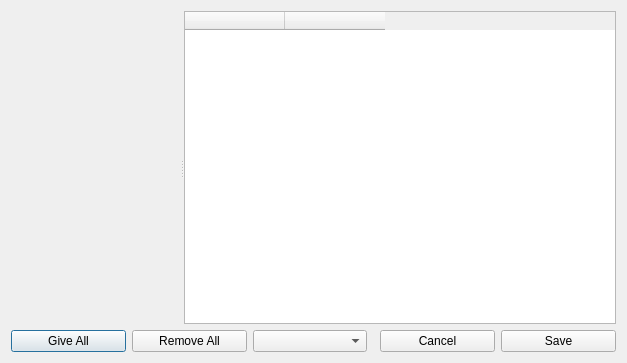
<?xml version="1.0" encoding="UTF-8"?>
<ui version="4.0">
 <class>RibbonEditor</class>
 <widget class="QDialog" name="RibbonEditor">
  <property name="windowTitle">
   <string>Ribbon Editor</string>
  </property>
  <property name="modal">
   <bool>true</bool>
  </property>
  <property name="minimumSize">
   <size>
    <width>627</width>
    <height>363</height>
   </size>
  </property>
  <layout class="QVBoxLayout" name="RibbonRoot">
   <item>
    <widget class="QSplitter" name="SPLIT_Ribbons">
     <property name="orientation">
      <enum>Qt::Horizontal</enum>
     </property>
     <widget class="QWidget" name="FLP_Ribbons"/>
     <widget class="QTableWidget" name="TLP_Ribbons">
      <property name="columnCount">
       <number>2</number>
      </property>
      <column>
       <property name="text">
        <string/>
       </property>
      </column>
      <column>
       <property name="text">
        <string/>
       </property>
      </column>
     </widget>
    </widget>
   </item>
   <item>
    <layout class="QHBoxLayout" name="RibbonButtons">
     <item>
      <widget class="QPushButton" name="B_All">
       <property name="text">
        <string>Give All</string>
       </property>
      </widget>
     </item>
     <item>
      <widget class="QPushButton" name="B_None">
       <property name="text">
        <string>Remove All</string>
       </property>
      </widget>
     </item>
     <item>
      <widget class="QComboBox" name="CB_Affixed"/>
     </item>
     <item>
      <spacer name="RibbonButtonSpacer">
       <property name="orientation">
        <enum>Qt::Horizontal</enum>
       </property>
      </spacer>
     </item>
     <item>
      <widget class="QPushButton" name="B_Cancel">
       <property name="text">
        <string>Cancel</string>
       </property>
      </widget>
     </item>
     <item>
      <widget class="QPushButton" name="B_Save">
       <property name="text">
        <string>Save</string>
       </property>
      </widget>
     </item>
    </layout>
   </item>
  </layout>
 </widget>
 <resources/>
 <connections/>
</ui>
